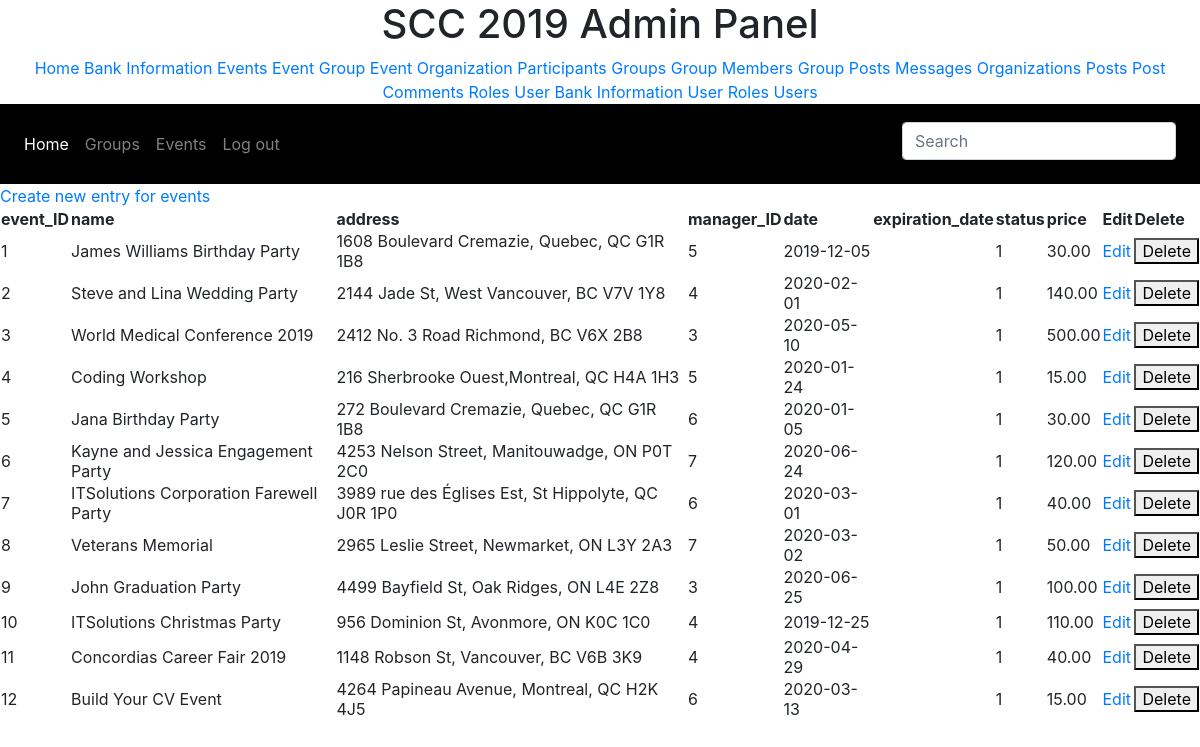
Screenshot of /scc/public/read.php?table=events with the database file from the repository.
### tables this page shows
CREATE TABLE `events` (
  `event_ID` INT(10) NOT NULL AUTO_INCREMENT,
  `name` VARCHAR(45) NOT NULL,
  `address` VARCHAR(100) NOT NULL,
  `manager_ID` INT(10) NOT NULL,
  `date` DATE NOT NULL,  
  `expiration_date` DATE,
  `status` BOOLEAN DEFAULT TRUE,
  `price` FLOAT(5,2),
  PRIMARY KEY (`event_ID`),
  KEY `manager_ID` (`manager_ID`),
  CONSTRAINT `users_ibfk_4` FOREIGN KEY (`manager_ID`) REFERENCES `users` (`user_ID`) ON DELETE CASCADE ON UPDATE CASCADE
);

### scc/app/operations/crud.php (called while the page is built, shortened)
<?php
require "../../config.php";
require "../../common.php";
try {
    $conn = new PDO("mysql:dbname=$dbname;host=$host", $username, $password, $options);
} catch(PDOException $error) {
    echo $sql . "<br>" . $error->getMessage();
}
function readAll($table) {
    try  {
        global $conn;
        $sql = "SELECT * FROM $table";
        $statement = $conn->prepare($sql);
        $statement->execute();
        $result = $statement->fetchAll(PDO::FETCH_ASSOC);
        return $result;
    } catch(PDOException $error) {
        echo $sql . "<br>" . $error->getMessage();
    }
}

### common.php (called while the page is built)
<?php
function escape($html) {
    return htmlspecialchars($html, ENT_QUOTES | ENT_SUBSTITUTE, "UTF-8");
}

### scc/public/read.php (the view, shortened to what this page needs)
<?php
require "../app/operations/crud.php";
if (isset($_GET['table'])) {
    try {
        $table = $_GET['table'];
        $result = readAll($table);
    } catch(PDOException $error) {
        echo $sql . "<br>" . $error->getMessage();
    }
} else {
    echo "Something went wrong!";
    exit;
}
?>
<?php
    include "header.php";
?>
<?php
    if (sizeof($result) > 0) {
?>
<form method="post">
    <a href="create.php?table=<?php echo escape($table) ?>">Create new entry for <?php echo escape($table) ?></a>
    <table align="center">
        <thead>
            <tr>
                <?php foreach($result[0] as $key => $value){ ?>
                    <th>
                        <?php echo $key; ?>
                    </th>
                <?php } ?>
                <th>Edit</th>
                <th>Delete</th>
            </tr>
        </thead>
        <tbody>
            <?php
            $index = 0;
            foreach ($result as $key => $value) { ?>
                <tr>
                    <?php
                        foreach ($result[$index] as $key => $value) {
                    ?>
                            <td><?php echo $result[$index][$key]; ?></td>
                    <?php
                        }
                    ?>
                    <td><a href="update.php?table=<?php echo escape($table) ?>&key=<?php echo escape(key($result[$index])) ?>&id=<?php echo escape($result[$index][key($result[$index])]); ?>">Edit</a></td>
                    <td><button type="submit" name="submit" value="<?php echo escape($result[$index][key($result[$index])]); ?>">Delete</button></td>
                </tr>
            <?php
                $index++;
            }
            ?>
        </tbody>
    </table>
</form>
<?php } else { ?>
    <blockquote>No results found.</blockquote>
<?php
} ?>

### scc/public/header.php (shortened to what this page needs)
<div align="center">
    <h1>SCC 2019 Admin Panel</h1>
    <a href="index.php">Home</a>
    <a href="read.php?table=bank_information">Bank Information</a>
    <a href="read.php?table=events">Events</a>
    <a href="read.php?table=event_group">Event Group</a>
    <a href="read.php?table=event_organization_participants">Event Organization Participants</a>
    <a href="read.php?table=groups">Groups</a>
    <a href="read.php?table=group_members">Group Members</a>
    <a href="read.php?table=group_posts">Group Posts</a>
    <a href="read.php?table=messages">Messages</a>
    <a href="read.php?table=organizations">Organizations</a>
    <a href="read.php?table=posts">Posts</a>
    <a href="read.php?table=post_comments">Post Comments</a>
    <a href="read.php?table=roles">Roles</a>
    <a href="read.php?table=user_bank_information">User Bank Information</a>
    <a href="read.php?table=user_roles">User Roles</a>
    <a href="read.php?table=users">Users</a>
</div>
<link rel="stylesheet" href="https://stackpath.bootstrapcdn.com/bootstrap/4.4.1/css/bootstrap.min.css">
<link rel="stylesheet" href="css/style.css">
<nav class="navbar navbar-expand-lg navbar-dark">
    <div class="collapse navbar-collapse" id="header-nav">
        <ul class="navbar-nav mr-auto">
            <li class="nav-item active"><a class="nav-link" href="home.php">Home</a></li>
            <li class="nav-item"><a class="nav-link" href="groups.php">Groups</a></li>
            <li class="nav-item"> <a class="nav-link" href="home.php">Events</a></li>
            <li class="nav-item"> <a class="nav-link" href="home.php">Log out</a></li>
        </ul>
        <form class="form-inline">
            <div class="md-form my-0">
                <input class="form-control mr-sm-2" type="text" placeholder="Search" aria-label="Search">
            </div>
        </form>
    </div>
</nav>

### scc/public/css/style.css (style rules this page uses)
.navbar { background-color: black; color: white; }
input.form-control.mr-sm-2 { margin-top: 10px; }

### rows the page displays
events: event_ID "1", name "James Williams Birthday Party", address "1608 Boulevard Cremazie, Quebec, QC G1R 1B8", manager_ID "5", date "2019-12-05", status "1", price "30.00"
events: event_ID "2", name "Steve and Lina Wedding Party", address "2144 Jade St, West Vancouver, BC V7V 1Y8", manager_ID "4", date "2020-02-01", status "1", price "140.00"
events: event_ID "3", name "World Medical Conference 2019", address "2412 No. 3 Road Richmond, BC V6X 2B8", manager_ID "3", date "2020-05-10", status "1", price "500.00"
events: event_ID "4", name "Coding Workshop", address "216 Sherbrooke Ouest,Montreal, QC H4A 1H3", manager_ID "5", date "2020-01-24", status "1", price "15.00"
events: event_ID "5", name "Jana Birthday Party", address "272 Boulevard Cremazie, Quebec, QC G1R 1B8", manager_ID "6", date "2020-01-05", status "1", price "30.00"
events: event_ID "6", name "Kayne and Jessica Engagement Party", address "4253 Nelson Street, Manitouwadge, ON P0T 2C0", manager_ID "7", date "2020-06-24", status "1", price "120.00"
events: event_ID "7", name "ITSolutions Corporation Farewell Party", address "3989 rue des Églises Est, St Hippolyte, QC J0R 1P0", manager_ID "6", date "2020-03-01", status "1", price "40.00"
events: event_ID "8", name "Veterans Memorial", address "2965 Leslie Street, Newmarket, ON L3Y 2A3", manager_ID "7", date "2020-03-02", status "1", price "50.00"
events: event_ID "9", name "John Graduation Party", address "4499 Bayfield St, Oak Ridges, ON L4E 2Z8", manager_ID "3", date "2020-06-25", status "1", price "100.00"
events: event_ID "10", name "ITSolutions Christmas Party", address "956 Dominion St, Avonmore, ON K0C 1C0", manager_ID "4", date "2019-12-25", status "1", price "110.00"
events: event_ID "11", name "Concordias Career Fair 2019", address "1148 Robson St, Vancouver, BC V6B 3K9", manager_ID "4", date "2020-04-29", status "1", price "40.00"
events: event_ID "12", name "Build Your CV Event", address "4264 Papineau Avenue, Montreal, QC H2K 4J5", manager_ID "6", date "2020-03-13", status "1", price "15.00"

### other values shown
$table "events"
$key "event_ID"
$key "name"
$key "address"
$key "manager_ID"
$key "date"
$key "expiration_date"
$key "status"
$key "price"
